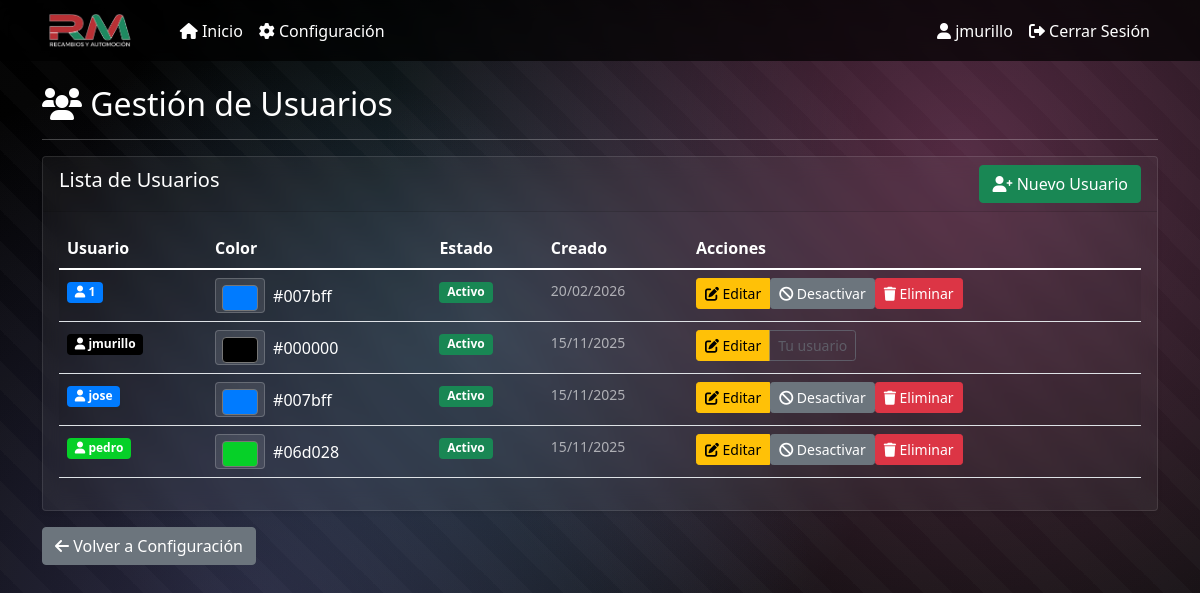
The page /configuracion/usuarios (signed in) on the database its author committed.
### models.py (models this page shows, shortened)
class Usuario(db.Model, UserMixin):
    __tablename__ = 'usuario'
    id = db.Column(db.Integer, primary_key=True)
    username = db.Column(db.String(80), unique=True, nullable=False, index=True)
    password_hash = db.Column(db.String(255), nullable=False)
    activo = db.Column(db.Boolean, default=True)
    color = db.Column(db.String(7), default='#007bff')  # Color en formato hexadecimal
    created_at = db.Column(db.DateTime, default=datetime.utcnow)

### app.py (the view)
@app.route('/configuracion/usuarios')
@login_required
def gestion_usuarios():
    if current_user.username != 'jmurillo':
        flash('No tienes permisos para acceder a esta sección.', 'error')
        return redirect(url_for('panel'))
    usuarios = Usuario.query.order_by(Usuario.username.asc()).all()
    return render_template('gestion_usuarios.html', usuarios=usuarios)

### app.py (called while the page is built, shortened)
@login_manager.user_loader
def load_user(user_id):
    return Usuario.query.get(int(user_id))

@app.before_request
def _asegurar_scheduler():
    global _scheduler_iniciado

### templates/gestion_usuarios.html (shortened to what this page needs)
{% extends "base.html" %}
{% block content %}
<div class="row">
    <div class="col-12">
        <h2><i class="fas fa-users"></i> Gestión de Usuarios</h2>
        <hr>
    </div>
</div>
<div class="row">
    <div class="col-12">
        <div class="card">
            <div class="card-header d-flex justify-content-between align-items-center">
                <h5>Lista de Usuarios</h5>
                <a href="{{ url_for('nuevo_usuario') }}" class="btn btn-success">
                    <i class="fas fa-user-plus"></i> Nuevo Usuario
                </a>
            </div>
            <div class="card-body">
                {% if usuarios %}
                <div class="table-responsive">
                    <table class="table table-striped">
                        <thead>
                            <tr>
                                <th>Usuario</th>
                                <th>Color</th>
                                <th>Estado</th>
                                <th>Creado</th>
                                <th>Acciones</th>
                            </tr>
                        </thead>
                        <tbody>
                            {% for usuario in usuarios %}
                            <tr>
                                <td>
                                    <span class="badge" style="background-color: {{ usuario.color or '#007bff' }}; color: white;">
                                        <i class="fas fa-user"></i> {{ usuario.username }}
                                    </span>
                                </td>
                                <td>
                                    <div class="d-flex align-items-center">
                                        <input type="color" value="{{ usuario.color or '#007bff' }}" class="form-control form-control-color" style="width: 50px; height: 35px;" disabled>
                                        <span class="ms-2">{{ usuario.color or '#007bff' }}</span>
                                    </div>
                                </td>
                                <td>
                                    {% if usuario.activo %}
                                        <span class="badge bg-success">Activo</span>
                                    {% else %}
                                        <span class="badge bg-secondary">Inactivo</span>
                                    {% endif %}
                                </td>
                                <td>
                                    <small class="text-muted">{{ usuario.created_at.strftime('%d/%m/%Y') if usuario.created_at else 'N/A' }}</small>
                                </td>
                                <td>
                                    <div class="btn-group" role="group">
                                        <a href="{{ url_for('editar_usuario', usuario_id=usuario.id) }}" class="btn btn-warning btn-sm">
                                            <i class="fas fa-edit"></i> Editar
                                        </a>
                                        {% if usuario.id != current_user.id %}
                                        <form method="POST" action="{{ url_for('toggle_usuario', usuario_id=usuario.id) }}" class="d-inline">
                                            <button type="submit" class="btn btn-sm {% if usuario.activo %}btn-secondary{% else %}btn-success{% endif %}">
                                                <i class="fas fa-{% if usuario.activo %}ban{% else %}check{% endif %}"></i>
                                                {% if usuario.activo %}Desactivar{% else %}Activar{% endif %}
                                            </button>
                                        </form>
                                        <form method="POST" action="{{ url_for('eliminar_usuario', usuario_id=usuario.id) }}" class="d-inline" onsubmit="return confirm('¿Estás seguro de eliminar al usuario {{ usuario.username }}?');">
                                            <button type="submit" class="btn btn-danger btn-sm">
                                                <i class="fas fa-trash"></i> Eliminar
                                            </button>
                                        </form>
                                        {% else %}
                                        <span class="btn btn-sm btn-outline-secondary disabled">Tu usuario</span>
                                        {% endif %}
                                    </div>
                                </td>
                            </tr>
                            {% endfor %}
                        </tbody>
                    </table>
                </div>
                {% else %}
                <p class="text-muted">No hay usuarios registrados.</p>
                {% endif %}
            </div>
        </div>
        <div class="mt-3">
            <a href="{{ url_for('configuracion') }}" class="btn btn-secondary">
                <i class="fas fa-arrow-left"></i> Volver a Configuración
            </a>
        </div>
    </div>
</div>
{% endblock %}

### templates/base.html (shortened to what this page needs)
<!DOCTYPE html>
<html lang="es">
<head>
    <link href="https://cdn.jsdelivr.net/npm/bootstrap@5.1.3/dist/css/bootstrap.min.css" rel="stylesheet">
    <link href="https://cdnjs.cloudflare.com/ajax/libs/font-awesome/6.0.0/css/all.min.css" rel="stylesheet">
</head>
<body>
    <nav class="navbar navbar-expand-lg navbar-dark bg-dark">
        <div class="container">
            <a class="navbar-brand d-flex align-items-center" href="{{ url_for('panel') }}">
                <img src="{{ url_for('static', filename='logo_rm.png') }}" alt="Recambios RM" style="height: 35px; margin-right: 10px;">
            </a>
            <div class="collapse navbar-collapse" id="navbarNav">
                <ul class="navbar-nav me-auto">
                    <li class="nav-item">
                        <a class="nav-link {% if request.endpoint == 'panel' %}active{% endif %}" href="{{ url_for('panel') }}">
                            <i class="fas fa-home"></i> Inicio
                        </a>
                    </li>
                    {% if current_user.is_authenticated and current_user.username == 'jmurillo' %}
                    <li class="nav-item">
                        <a class="nav-link {% if request.endpoint == 'configuracion' %}active{% endif %}" href="{{ url_for('configuracion') }}">
                            <i class="fas fa-cog"></i> Configuración
                        </a>
                    </li>
                    {% endif %}
                </ul>
                <ul class="navbar-nav">
                    {% if current_user.is_authenticated %}
                    <li class="nav-item">
                        <span class="nav-link text-light">
                            <i class="fas fa-user"></i> {{ current_user.username }}
                        </span>
                    </li>
                    <li class="nav-item">
                        <a class="nav-link" href="{{ url_for('logout') }}">
                            <i class="fas fa-sign-out-alt"></i> Cerrar Sesión
                        </a>
                    </li>
                    {% else %}
                    <li class="nav-item">
                        <a class="nav-link" href="{{ url_for('login') }}">
                            <i class="fas fa-sign-in-alt"></i> Iniciar Sesión
                        </a>
                    </li>
                    {% endif %}
                </ul>
            </div>
        </div>
    </nav>
    <div class="container mt-4">
        {% block content %}{% endblock %}
    </div>
</body>
</html>

### templates/base.html (style rules this page uses)
body { background: #000000; color: white; position: relative; overflow-x: hidden; min-height: 100vh; }
body::before { content: ''; position: fixed; top: 0; left: 0; width: 100%; height: 100%; background: radial-gradient(circle at 20% 80%, rgba(120, 119, 198, 0.3) 0%, transparent 50%), radial-gradient(circle at 80% 20%, rgba(255, 119, 198, 0.3) 0%, transparent 50%), radial-gradient(circle at 40% 40%, rgba(120, 219, 255, 0.2) 0%, transparent 50%), linear-gradient(135deg, rgba(0, 0, 0, 0.9) 0%, rgba(20, 20, 20, 0.8) 100%); z-index: -1; }
body::after { content: ''; position: fixed; top: 0; left: 0; width: 100%; height: 100%; background-image: linear-gradient(45deg, transparent 25%, rgba(255, 255, 255, 0.02) 25%, rgba(255, 255, 255, 0.02) 50%, transparent 50%, transparent 75%, rgba(255, 255, 255, 0.02) 75%); background-size: 60px 60px; z-index: -1; }
.navbar-brand { font-weight: bold; }
.navbar-brand img { transition: transform 0.3s ease; }
.card { box-shadow: 0 0.125rem 0.25rem rgba(0, 0, 0, 0.075); border: 1px solid rgba(255, 255, 255, 0.1); background: rgba(255, 255, 255, 0.05); backdrop-filter: blur(10px); color: white; }
.navbar-dark .navbar-nav .nav-link { color: #ffffff !important; font-weight: 500; transition: all 0.3s ease; }
.navbar-dark .navbar-brand { color: #ffffff !important; }
.container { position: relative; z-index: 1; }
.navbar { position: relative; z-index: 1000; background: rgba(0, 0, 0, 0.7) !important; backdrop-filter: blur(10px); }
.table { color: white; }
.table tbody tr, .table tbody tr td { color: #ffffff !important; background-color: transparent !important; }
.table tbody tr:nth-of-type(odd), .table tbody tr:nth-of-type(even), .table tbody tr:nth-of-type(odd) td, .table tbody tr:nth-of-type(even) td, .table tbody tr:nth-child(odd), .table tbody tr:nth-child(even), .table tbody tr:nth-child(odd) td, .table tbody tr:nth-child(even) td, table tbody tr:nth-of-type(odd), table tbody tr:nth-of-type(even), table tbody tr:nth-of-type(odd) td, table tbody tr:nth-of-type(even) td { color: #ffffff !important; background-color: transparent !important; background: transparent !important; }
.table-striped > tbody > tr:nth-of-type(odd) > td, .table-striped > tbody > tr:nth-of-type(odd) > th, .table-striped > tbody > tr:nth-of-type(even) > td, .table-striped > tbody > tr:nth-of-type(even) > th { background-color: transparent !important; background: transparent !important; color: #ffffff !important; }
.form-control { background: rgba(255, 255, 255, 0.1) !important; border: 1px solid rgba(255, 255, 255, 0.2) !important; color: white !important; }
.form-control::placeholder { color: rgba(255, 255, 255, 0.5); }
.text-muted { color: rgba(255, 255, 255, 0.6) !important; }

### rows shown on the page
Usuario: username "jmurillo", color "#000000", activo "Activo", created_at "15/11/2025", shows "Tu usuario"
Usuario: username "1", color "#007bff", activo "Activo", created_at "20/02/2026"
Usuario: username "jose", color "#007bff", activo "Activo", created_at "15/11/2025"
Usuario: username "pedro", color "#06d028", activo "Activo", created_at "15/11/2025"
